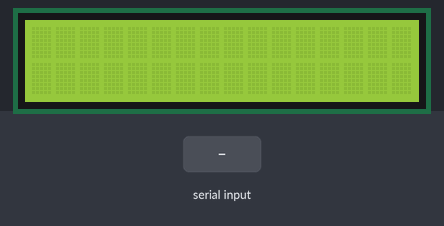
Simulated run of this program. Board: Raspberry Pi (BCM pin numbers). Shown: 16×2 character LCD. The test bench sets the inputs (shaded band). What the program prints to the terminal is not drawn. At 8.0 s the program stops and its outputs stay as they are.

Above: at 1.2 s.
1.3 s: "5" typed at the terminal, then Enter
At 2.2 s:
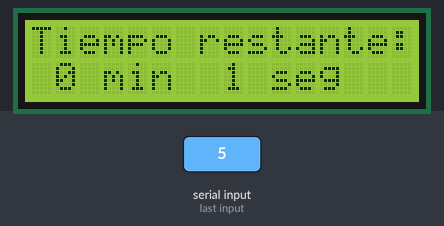
At 8.7 s:
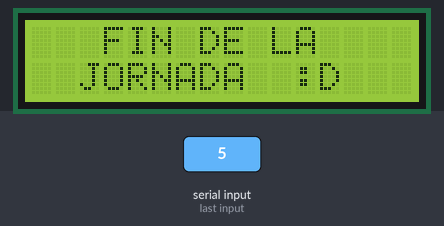
Timing chart, 0 to 9.5 s (numbered marks = the images above; inputs shaded):
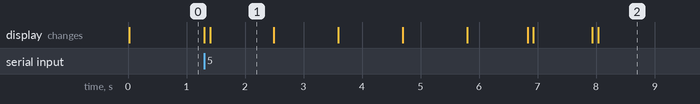

Measured:
- after the input at 1.3 s, the display: first changes at once (image 1 shows a later state)
- what the display in image 1 shows lasts 1.1 s, from 1.4 s to 2.5 s

The program:

lcd.py
```python
import time
import lcdlibreria as LCD

def main():
  LCD.lcd_init()
  tiempo=int(input("Ingresa el tiempo"))
  for i in range (1,tiempo+1):
    LCD.lcd_texto("Tiempo restante:",LCD.LINE_1)
    LCD.lcd_texto(" 0 "+"min  "+str(i)+" seg",LCD.LINE_2)
    int(str(i))
    i+=1
    time.sleep(1)
  LCD.lcd_texto("Hasta luego",LCD.LINE_1)
  LCD.lcd_texto("Vuelva pronto :D" ,LCD.LINE_2)
  time.sleep(1)

try:
   main()
except KeyboardInterrupt:
  pass
finally:
  LCD.lcd_write(0x01, LCD.LCD_CMD)
  LCD.lcd_texto("   FIN DE LA   ",LCD.LINE_1)
  LCD.lcd_texto("  JORNADA  :D  " ,LCD.LINE_2)
  LCD.GPIO.cleanup()
```

lcdlibreria.py
```python
import RPi.GPIO as GPIO
import time

# Declaracion de pines
LCD_RS = 21#26
LCD_E  = 20#24
LCD_D4 = 16#22
LCD_D5 = 12#18
LCD_D6 = 1#16
LCD_D7 = 7#12
bits_datos=[LCD_RS,LCD_E,LCD_D4,LCD_D5,LCD_D6,LCD_D7]
# Constantes del dispositivo
LCD_CHR = True    # Modo caracteres (Salida de caracteres)
LCD_CMD = False   # Modo comandos (Dar instrucciones)
LCD_CHARS = 16    # Caracteres por linea (16 max)
LINE_1 = 0x80 # Localizacion en memoria de 1ra linea en LCD
LINE_2 = 0xC0 # Localizacion en memoria de 2da linea en LCD

#Definicion de GPIO
GPIO.setwarnings(False)
GPIO.setmode(GPIO.BCM)
#for i in range (6):
#   GPIO.setup(bits_datos[i],GPIO.OUT)
GPIO.setup(LCD_RS, GPIO.OUT)
GPIO.setup(LCD_E, GPIO.OUT)
GPIO.setup(LCD_D4, GPIO.OUT)
GPIO.setup(LCD_D5, GPIO.OUT)
GPIO.setup(LCD_D6, GPIO.OUT)
GPIO.setup(LCD_D7, GPIO.OUT)
def lcd_init():
 lcd_write(0x33,LCD_CMD) # Inicializar
 lcd_write(0x32,LCD_CMD) # Establecer en modo 4 bits
 lcd_write(0x06,LCD_CMD) # Direccion de movimiento del cursor
 lcd_write(0x0C,LCD_CMD) # Apagar el cursor
 lcd_write(0x28,LCD_CMD) # Pantalla de 2 lineas
 lcd_write(0x01,LCD_CMD) # Limpiar display
 time.sleep(0.0005)      # Delay entre comandos

def lcd_write(bits, mode):
 # Send byte to data pins
 # bits = data
 # mode = True for character
 # False for command

 GPIO.output(LCD_RS, mode) # RS

#High bits
 GPIO.output(LCD_D4, False)
 GPIO.output(LCD_D5, False)
 GPIO.output(LCD_D6, False)
 GPIO.output(LCD_D7, False)
 if bits&0x10==0x10:
   GPIO.output(LCD_D4, True)
 if bits&0x20==0x20:
   GPIO.output(LCD_D5, True)
 if bits&0x40==0x40:
   GPIO.output(LCD_D6, True)
 if bits&0x80==0x80:
   GPIO.output(LCD_D7, True)

# Alternar pin 'Habilitar'
 lcd_toggle_enable()

# Low bits
 GPIO.output(LCD_D4, False)
 GPIO.output(LCD_D5, False)
 GPIO.output(LCD_D6, False)
 GPIO.output(LCD_D7, False)
 if bits&0x01==0x01:
   GPIO.output(LCD_D4, True)
 if bits&0x02==0x02:
   GPIO.output(LCD_D5, True)
 if bits&0x04==0x04:
   GPIO.output(LCD_D6, True)
 if bits&0x08==0x08:
   GPIO.output(LCD_D7, True)

# Alternar pin 'Habilitar'
 lcd_toggle_enable()

def lcd_toggle_enable():
 time.sleep(0.0005)
 GPIO.output(LCD_E, True)
 time.sleep(0.0005)
 GPIO.output(LCD_E, False)
 time.sleep(0.0005)

def lcd_texto(message,line):
  #Enviar texto al dsplay
 message = message.ljust(LCD_CHARS," ")

 lcd_write(line, LCD_CMD)

 for i in range(LCD_CHARS):
   lcd_write(ord(message[i]),LCD_CHR)
```
